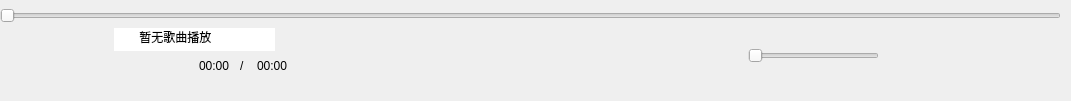
              <widget class="QWidget" name="bottom_widget" native="true">
               <property name="geometry">
                <rect>
                 <x>150</x>
                 <y>690</y>
                 <width>1071</width>
                 <height>101</height>
                </rect>
               </property>
               <property name="styleSheet">
                <string notr="true">*{
    border:none

}
QPushButton:hover {
    border-color: #3498db; /* 鼠标悬停时的边框颜色 */
}

QPushButton:pressed {
    background-color: #d5eaf2; /* 按下按钮时的背景颜色，非常浅的蓝色 */
}</string>
               </property>
               <widget class="QPushButton" name="play_pushButton">
                <property name="geometry">
                 <rect>
                  <x>510</x>
                  <y>30</y>
                  <width>60</width>
                  <height>50</height>
                 </rect>
                </property>
                <property name="styleSheet">
                 <string notr="true"/>
                </property>
                <property name="text">
                 <string/>
                </property>
               </widget>
               <widget class="QPushButton" name="pre_pushButton">
                <property name="geometry">
                 <rect>
                  <x>420</x>
                  <y>30</y>
                  <width>50</width>
                  <height>50</height>
                 </rect>
                </property>
                <property name="styleSheet">
                 <string notr="true">image: url(:/resource/image/pre.png);</string>
                </property>
                <property name="text">
                 <string/>
                </property>
               </widget>
               <widget class="QPushButton" name="next_pushButton">
                <property name="geometry">
                 <rect>
                  <x>600</x>
                  <y>30</y>
                  <width>50</width>
                  <height>50</height>
                 </rect>
                </property>
                <property name="styleSheet">
                 <string notr="true">image: url(:/resource/image/next.png);</string>
                </property>
                <property name="text">
                 <string/>
                </property>
               </widget>
               <widget class="QPushButton" name="volume_pushButton">
                <property name="geometry">
                 <rect>
                  <x>730</x>
                  <y>38</y>
                  <width>35</width>
                  <height>35</height>
                 </rect>
                </property>
                <property name="styleSheet">
                 <string notr="true">image: url(:/resource/image/next.png);
image: url(:/resource/image/volume.png);</string>
                </property>
                <property name="text">
                 <string/>
                </property>
               </widget>
               <widget class="QtMaterialSlider" name="playerSlider">
                <property name="geometry">
                 <rect>
                  <x>0</x>
                  <y>0</y>
                  <width>1061</width>
                  <height>31</height>
                 </rect>
                </property>
                <property name="orientation">
                 <enum>Qt::Horizontal</enum>
                </property>
               </widget>
               <widget class="QtMaterialSlider" name="volumeSlider">
                <property name="geometry">
                 <rect>
                  <x>748</x>
                  <y>48</y>
                  <width>131</width>
                  <height>16</height>
                 </rect>
                </property>
                <property name="orientation">
                 <enum>Qt::Horizontal</enum>
                </property>
               </widget>
               <widget class="QWidget" name="widget" native="true">
                <property name="geometry">
                 <rect>
                  <x>190</x>
                  <y>49</y>
                  <width>131</width>
                  <height>34</height>
                 </rect>
                </property>
                <widget class="QLabel" name="current_label">
                 <property name="geometry">
                  <rect>
                   <x>9</x>
                   <y>9</y>
                   <width>41</width>
                   <height>16</height>
                  </rect>
                 </property>
                 <property name="text">
                  <string>00:00</string>
                 </property>
                </widget>
                <widget class="QLabel" name="total_label">
                 <property name="geometry">
                  <rect>
                   <x>67</x>
                   <y>9</y>
                   <width>51</width>
                   <height>16</height>
                  </rect>
                 </property>
                 <property name="text">
                  <string>00:00</string>
                 </property>
                </widget>
                <widget class="QLabel" name="label_4">
                 <property name="geometry">
                  <rect>
                   <x>50</x>
                   <y>9</y>
                   <width>16</width>
                   <height>16</height>
                  </rect>
                 </property>
                 <property name="text">
                  <string>/</string>
                 </property>
                </widget>
               </widget>
               <widget class="QLabel" name="image_label">
                <property name="geometry">
                 <rect>
                  <x>34</x>
                  <y>24</y>
                  <width>71</width>
                  <height>61</height>
                 </rect>
                </property>
                <property name="styleSheet">
                 <string notr="true">image: url(:/resource/image2/jaychou_1.jpg);</string>
                </property>
                <property name="text">
                 <string/>
                </property>
               </widget>
               <widget class="QLineEdit" name="songName">
                <property name="geometry">
                 <rect>
                  <x>114</x>
                  <y>28</y>
                  <width>161</width>
                  <height>23</height>
                 </rect>
                </property>
                <property name="text">
                 <string>       暂无歌曲播放</string>
                </property>
               </widget>
               <widget class="QPushButton" name="dir_pushButton">
                <property name="geometry">
                 <rect>
                  <x>1000</x>
                  <y>30</y>
                  <width>50</width>
                  <height>50</height>
                 </rect>
                </property>
                <property name="styleSheet">
                 <string notr="true">image: url(:/resource/image/dir.png);</string>
                </property>
                <property name="text">
                 <string/>
                </property>
               </widget>
               <widget class="QLabel" name="label_6">
                <property name="geometry">
                 <rect>
                  <x>920</x>
                  <y>40</y>
                  <width>41</width>
                  <height>41</height>
                 </rect>
                </property>
                <property name="text">
                 <string/>
                </property>
                <property name="pixmap">
                 <pixmap resource="resource.qrc">:/resource/image/5.png</pixmap>
                </property>
                <property name="scaledContents">
                 <bool>true</bool>
                </property>
               </widget>
              </widget>
